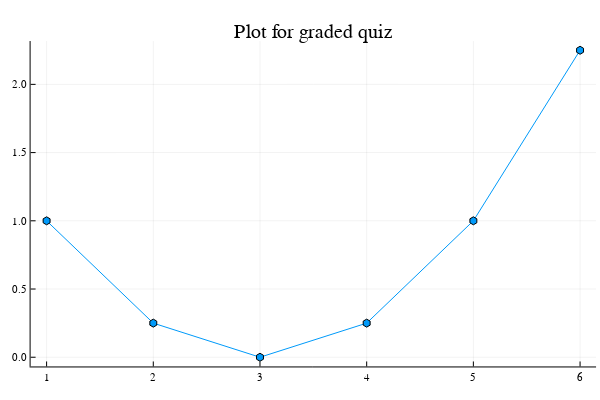

The notebook cell saved with this chart:
### Code cell
x = [1 2 3 4 5 6]'
y = (x-3).^2/4
plot(x,y, marker = :hex, leg=false)
plot!(title="Plot for graded quiz", linewidth = 2, linecolor=:black)

### Figure 1 — Plotly figure (JSON) as saved in the notebook; plotly's stock layout.template omitted (floating-point values rounded to 4 significant figures)
{"data": [{"colorbar": {"title": ""}, "line": {"color": "rgba(0, 154, 250, 1.000)", "dash": "solid", "shape": "linear", "width": 1}, "marker": {"color": ["rgba(0, 154, 250, 1.000)", "rgba(0, 154, 250, 1.000)", "rgba(0, 154, 250, 1.000)", "rgba(0, 154, 250, 1.000)", "rgba(0, 154, 250, 1.000)", "rgba(0, 154, 250, 1.000)"], "line": {"color": ["rgba(0, 0, 0, 1.000)", "rgba(0, 0, 0, 1.000)", "rgba(0, 0, 0, 1.000)", "rgba(0, 0, 0, 1.000)", "rgba(0, 0, 0, 1.000)", "rgba(0, 0, 0, 1.000)"], "width": 1}, "size": 8, "symbol": "hexagon"}, "mode": "lines+markers", "name": "y1", "showlegend": true, "type": "scatter", "x": [1, 2, 3, 4, 5, 6], "xaxis": "x1", "y": [1, 0.25, 0, 0.25, 1, 2.25], "yaxis": "y1"}], "layout": {"annotations": [{"font": {"color": "rgba(0, 0, 0, 1.000)", "family": "sans-serif", "size": 20}, "rotation": 0, "showarrow": false, "text": "Plot for graded quiz", "x": 0.5222, "xanchor": "center", "xref": "paper", "y": 1, "yanchor": "top", "yref": "paper"}], "height": 400, "margin": {"b": 20, "l": 0, "r": 0, "t": 20}, "paper_bgcolor": "rgba(255, 255, 255, 1.000)", "plot_bgcolor": "rgba(255, 255, 255, 1.000)", "showlegend": false, "width": 600, "xaxis1": {"anchor": "y1", "domain": [0.05101, 0.9934], "gridcolor": "rgba(0, 0, 0, 0.100)", "gridwidth": 0.5, "linecolor": "rgba(0, 0, 0, 1.000)", "mirror": false, "range": [0.85, 6.15], "showgrid": true, "showline": true, "showticklabels": true, "tickangle": 0, "tickcolor": "rgb(0, 0, 0)", "tickfont": {"color": "rgba(0, 0, 0, 1.000)", "family": "sans-serif", "size": 11}, "tickmode": "array", "ticks": "inside", "ticktext": ["1", "2", "3", "4", "5", "6"], "tickvals": [1, 2, 3, 4, 5, 6], "title": "", "titlefont": {"color": "rgba(0, 0, 0, 1.000)", "family": "sans-serif", "size": 15}, "type": "-", "visible": true, "zeroline": false, "zerolinecolor": "rgba(0, 0, 0, 1.000)"}, "yaxis1": {"anchor": "x1", "domain": [0.03762, 0.9415], "gridcolor": "rgba(0, 0, 0, 0.100)", "gridwidth": 0.5, "linecolor": "rgba(0, 0, 0, 1.000)", "mirror": false, "range": [-0.0675, 2.317], "showgrid": true, "showline": true, "showticklabels": true, "tickangle": 0, "tickcolor": "rgb(0, 0, 0)", "tickfont": {"color": "rgba(0, 0, 0, 1.000)", "family": "sans-serif", "size": 11}, "tickmode": "array", "ticks": "inside", "ticktext": ["0.0", "0.5", "1.0", "1.5", "2.0"], "tickvals": [0, 0.5, 1, 1.5, 2], "title": "", "titlefont": {"color": "rgba(0, 0, 0, 1.000)", "family": "sans-serif", "size": 15}, "type": "-", "visible": true, "zeroline": false, "zerolinecolor": "rgba(0, 0, 0, 1.000)"}}}
